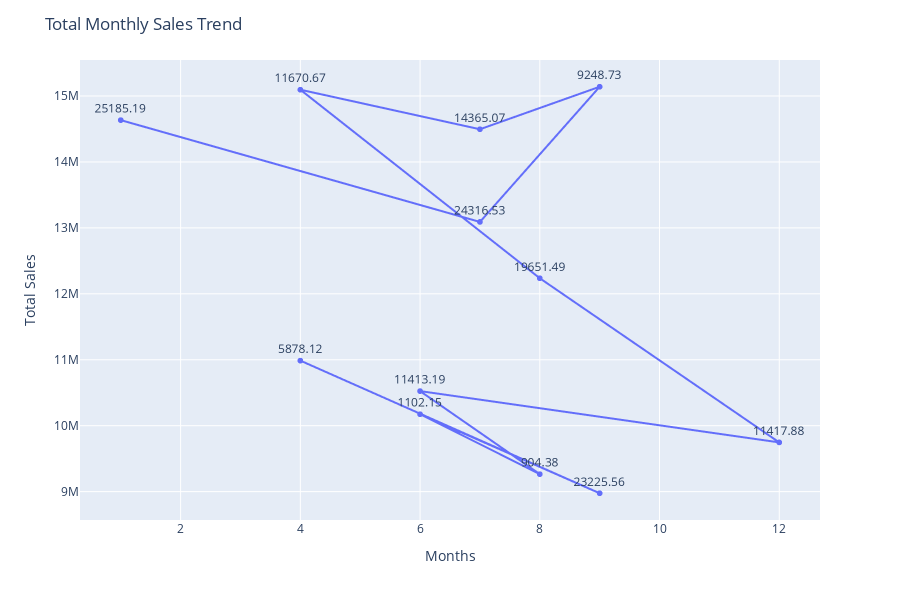

Notebook cell for this chart:
### Code cell
# Group by Months and sum sales across all cities

fig = px.line(data, 
              x='Months', 
              y='monthly_sales', 
              markers=True, 
              text='Sales')

fig.update_traces(
    texttemplate='%{text:.2f}', 
    textposition='top center'
)

fig.update_layout(
    title='Total Monthly Sales Trend',
    xaxis_title='Months',
    yaxis_title='Total Sales',
    height=600
)

fig.show()

### Figure 1 — Plotly figure (JSON) as saved in the notebook; plotly's stock layout.template omitted (floating-point values rounded to 4 significant figures; data arrays with more than 128 entries replaced by an {"elided": "..."} marker saying what was removed)
{"data": [{"hovertemplate": "Months=%{x}<br>monthly_sales=%{y}<br>Sales=%{text}<extra></extra>", "legendgroup": "", "line": {"color": "#636efa", "dash": "solid"}, "marker": {"symbol": "circle"}, "mode": "lines+text+markers", "name": "", "showlegend": false, "text": {"elided": "9500 float values"}, "textposition": "top center", "texttemplate": "%{text:.2f}", "type": "scattergl", "x": {"elided": "9500 int values"}, "xaxis": "x", "y": {"elided": "9500 float values"}, "yaxis": "y"}], "layout": {"height": 600, "legend": {"tracegroupgap": 0}, "margin": {"t": 60}, "title": {"text": "Total Monthly Sales Trend"}, "xaxis": {"anchor": "y", "domain": [0, 1], "title": {"text": "Months"}}, "yaxis": {"anchor": "x", "domain": [0, 1], "title": {"text": "Total Sales"}}}}
